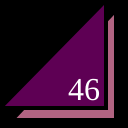
Frame 1 (no input)
Frame 60 (no input): identical to frame 1, image omitted
Frame 120 (the mouse pressed at the canvas centre since frame 60): identical to frame 1, image omitted

The p5.js sketch that drew this single still picture (run headless with seeded random() and noise() and a simulated clock; from frame 60 on, the mouse is pressed at the canvas centre):

// p5.js sketch
// ── sketch.js
function setup() {
  createCanvas(128,128);
}

function draw() {
  background(0);
  strokeWeight(4);
  fill(178, 100, 130);
  triangle(12,120,116,120,116,10);
  fill(94, 0, 84);
  triangle(0,108,106,108,106,0);
  fill(255);
  textSize(32);
  textFont("serif");
  text("46", 68, 100);
}
